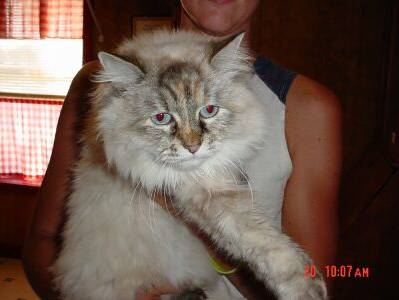
#> input picture imgs_data/cat_images/50_cats/image0.jpg, 399 x 300 px, found by its file name; its folder holds only this picture in this run
$ python prunning.py
#> lines starting #> are read from the running program, lines starting #| are printed output that depends on the picture
### Prewitt2-5.0/src/Function.py
import random
import os
import cv2
import numpy as np
import math

def percent_error(exact,approx):
    percent_error=abs((exact-approx)/exact)*100
    return percent_error

# [258 lines left out: functions energy, energy_test, crossover, two_points_crossover, two_points_mutation, three_points_crossover and 7 more, not called in this run]

def image_print(height,width,num):
    # [5 lines of commented-out code are left out]

    stri1 = 'convert ../imgs_data/butterfly_images/50_butterfly/image'
    stri2 = '.jpg ../imgs/img.rgb'
    string_0 = stri1 + str(num) + stri2
    os.system(string_0)

    #os.system("convert ../imgs_data/Val_images/val2017/image0.jpg ../imgs/img.rgb")
    string1 = './../src/sobel ../imgs/img.rgb ../imgs/img_out.gray '
    string2 = 'x'
    string3 = ' -g ../imgs/img_out_gray.gray -i ../imgs/img_out_h.gray ../imgs/img_out_v.gray -x ../src/config.txt 35'
    string_1 = string1 + str(width) + string2 + str(height)+ string3
    os.system(string_1)

    string4 = 'convert -size '
    string5 = ' -depth 8 ../imgs/img_out.gray ../imgs/img_out.png'
    string_2=(string4 + str(width) + string2 + str(height) + string5)
    os.system(string_2)

# [23 lines left out: functions readfile, readfile_t, not called in this run]

def writefile_0():
    f = open('./config.txt','w')
    for i in range(35):
        f.write(str(0.0)+' ')
    f.close()

# For Cats
# [54 lines left out: functions writefile, writefile_n, not called in this run]

def writefile_t(i):
    f = open('./config.txt','w')
    test = list()
    n=35
    m=0
    zero=[0.0*m for q in range(n)]
    test=zero.copy()
    # [10 lines of commented-out code are left out]
    test[i] = 0.056
    #test[i] = 0.12
    for item in test:
        f.write(str(item)+' ')
    f.close()

# [5 lines left out: function wfile, not called in this run]


def psnr1(img1, img2):
   mse = np.mean((img1/1.0 - img2/1.0) ** 2 )
   if mse < 1.0e-10:
      return 100
   return 10 * math.log10(255.0**2/mse)

'''
def psnr2(img1, img2):
   mse = np.mean( (img1/255. - img2/255.) ** 2 )
   if mse < 1.0e-10:
      return 100
   PIXEL_MAX = 1
   return 20 * math.log10(PIXEL_MAX / math.sqrt(mse))'''

### Prewitt2-5.0/src/prunning.py
import os
import Function
import cv2
import numpy as np
import math
f = open('./PSNR.txt','a+')
path = '/home/rahul/Prewitt2-5.0/imgs_data/cat_images/50_cats'
os.system("make")
value = list()
for i in range(18,35):
    count = 0
    for number in range(0,30):
        img = cv2.imread(path+'/image'+str(number)+'.jpg')
#> img is the input picture: shape (300, 399, 3); mean B, G, R 77.9, 87.8, 108.1
        height =  img.shape[0]
#> height = 300
        width = img.shape[1]
#> width = 399

        Function.writefile_0()

        Function.image_print(height,width,number)
        os.system('mv /home/rahul/Prewitt2-5.0/imgs/img_out.png /home/rahul/Prewitt2-5.0/imgs/img_out_original.png')
        img2= cv2.imread('/home/rahul/Prewitt2-5.0/imgs/img_out_original.png') #It is the orignal image
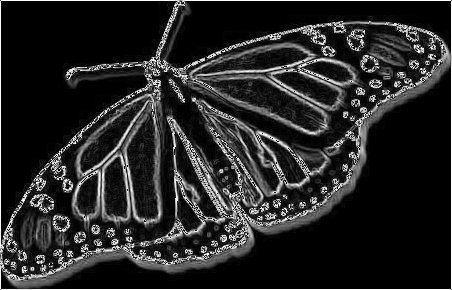
#> input picture Prewitt2-5.0/imgs/img_out_original.png, 452 x 290 px, found by its file name
#> img2 is the input picture: shape (290, 452, 3); min 0, max 255, mean 38.9

        #Function.writefile_n()
        #array = Function.readfile_t()
        #Function.wfile(array[i])
        Function.writefile_t(i)
        Function.image_print(height,width,number)
        img1 = cv2.imread('/home/rahul/Prewitt2-5.0/imgs/img_out.png') #read the generated image
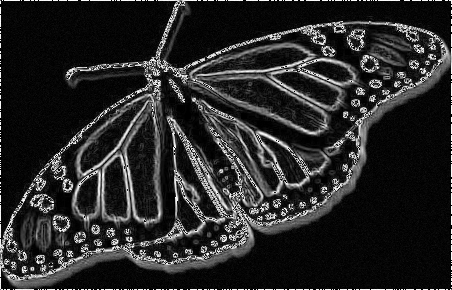
#> input picture Prewitt2-5.0/imgs/img_out.png, 452 x 290 px, found by its file name
#> img1 is the input picture: shape (290, 452, 3); min 0, max 255, mean 39.9
        PSNR = Function.psnr1(img1,img2)
#> in psnr1, `mse = np.mean((img1/1.0 - img2/1.0) ** 2 )`: mse = 277.7
#> PSNR = 23.69
#> (the run stopped early here; a loop or call above may not have finished)
